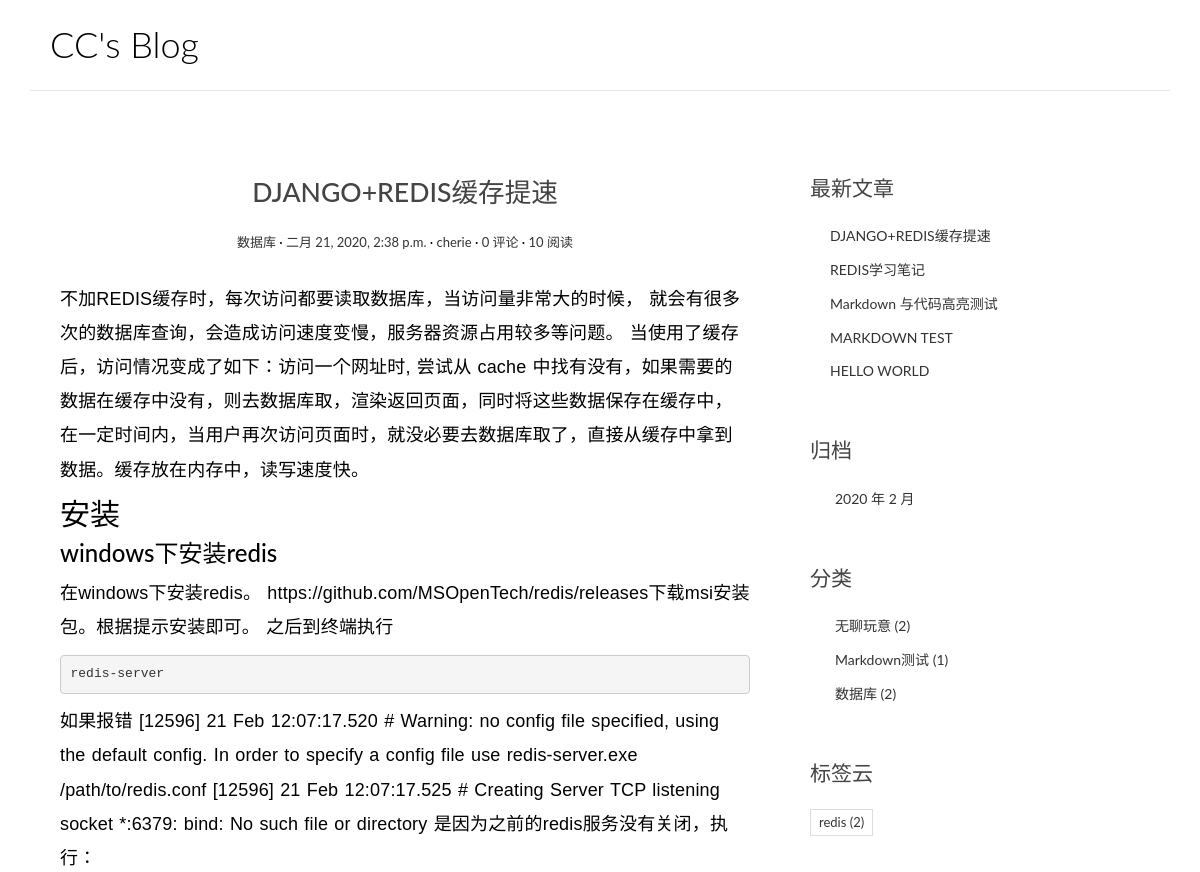
Page /posts/17/ (upper part) on the earlier database version.
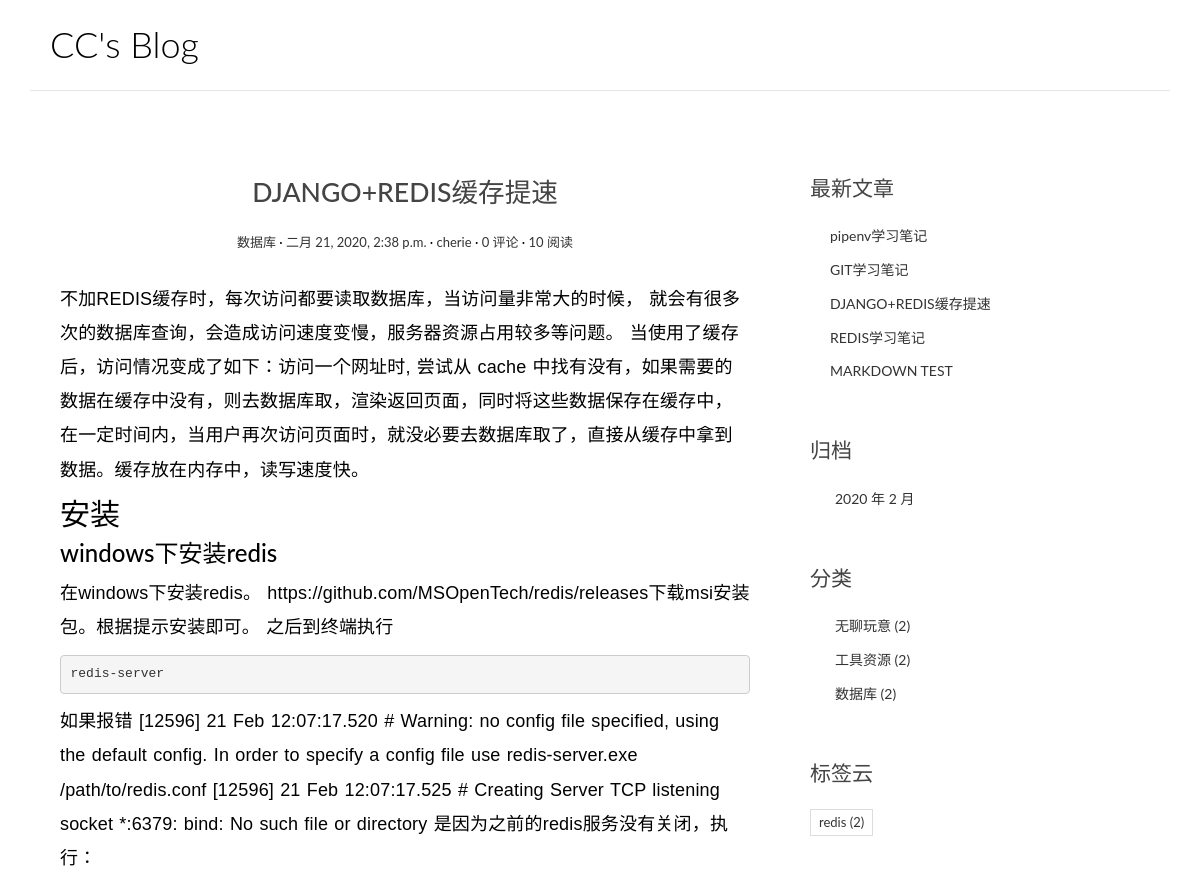
Same page on the later database version.
### blog/models.py (models this page shows, shortened)
class Post(models.Model):
    views = models.PositiveIntegerField(default=0,editable=False)
    title = models.CharField(max_length=70)
    body = models.TextField()
    created_time = models.DateTimeField('创建时间',default = timezone.now)
    modified_time = models.DateTimeField()
    excerpt = models.CharField(max_length=200, blank=True)
    category = models.ForeignKey(Category, on_delete=models.CASCADE)
    tags = models.ManyToManyField(Tag, blank=True)
    author = models.ForeignKey(User, on_delete=models.CASCADE)
    def save(self,*args,**kwargs):
        self.modified_time = timezone.now()
        if self.excerpt == '':
            md = markdown.Markdown(extensions=[
                'markdown.extensions.extra',
                'markdown.extensions.codehilite',
            ])
            self.excerpt = strip_tags(md.convert(self.body))[:54]
        else:
            self.excerpt = self.excerpt
        super().save(*args,**kwargs)
    def get_absolute_url(self):
        return reverse('blog:detail',kwargs={'pk':self.pk})
    class Meta:
        verbose_name = '文章'
        verbose_name_plural = verbose_name
        ordering = ['-created_time','-modified_time']
    def increase_views(self):
        self.views += 1
        self.save(update_fields=['views'])  #将+1之后的值存到数据库，update_fields限定更新的字段

class Category(models.Model):
    name = models.CharField(max_length=100)

class Tag(models.Model):                             #标签类
    name = models.CharField(max_length=100)

### blog/views.py (the view)
# urls.py: path('posts/<int:pk>/',views.detail,name = 'detail'),
def detail(request,pk):
    post = get_object_or_404(Post, pk=pk)
    post.increase_views() # 阅读量+1
    post.body = markdown.markdown(post.body,
                                    extensions=[
                                    'markdown.extensions.extra',
                                    'markdown.extensions.codehilite',
                                    'markdown.extensions.toc',
                                    TocExtension(slugify = slugify)
                                  ])
    return render(request, 'blog/detail.html', context={'post':post})

### blog/templatetags/blog_extras.py (called while the page is built)
@register.inclusion_tag('blog/inclusions/_recent_posts.html', takes_context=True)
def show_recent_posts(context, num=5):
    return {
        'recent_post_list': Post.objects.all().order_by('-created_time')[:num],
    }

@register.inclusion_tag('blog/inclusions/_archives.html', takes_context=True)
def show_archives(context):
    return {
        'date_list': Post.objects.dates('created_time', 'month', order='DESC'),
    }

@register.inclusion_tag('blog/inclusions/_categories.html', takes_context=True)
def show_categories(context):
    category_list = Category.objects.annotate(num_posts=Count('post')).filter(num_posts__gt=0)
    return {
        'category_list': category_list,
    }

@register.inclusion_tag('blog/inclusions/_tags.html', takes_context=True)
def show_tags(context):
    tag_list = Tag.objects.annotate(num_posts=Count('post')).filter(num_posts__gt=0)
    return {
        'tag_list': tag_list,
    }

### comments/templatetags/comments_extras.py (called while the page is built)
@register.inclusion_tag('comments/inclusions/_form.html', takes_context=True)
def show_comment_form(context, post, form=None):
    if form is None:
        form = CommentForm()
    return {
        'form': form,
        'post': post,
    }

### templates/blog/detail.html (shortened to what this page needs)
{% extends 'base.html' %}
{% load comments_extras %}
{% block main %}
<article class="post post-{{ post.pk }}">
        <header class="entry-header">
          <h1 class="entry-title">{{ post.title }}</h1>
          <div class="entry-meta">
            <span class="post-category"><a href="{% url 'blog:category' post.category.pk %}">{{ post.category.name }}</a></span>
            <span class="post-date"><a href="#"><time class="entry-date"
                                                      datetime="{{ post.created_time }}">{{ post.created_time }}</time></a></span>
            <span class="post-author"><a href="#">{{ post.author }}</a></span>
            <span class="comments-link"><a href="#comment-area">{{ post.comment_set.count }} 评论</a></span>
            <span class="views-count"><a href="#">{{ post.views }} 阅读</a></span>
          </div>
        </header>
        <div class="entry-content clearfix">
          {{ post.body|safe }}
        </div>
      </article>
{% endblock main %}

### templates/blog/inclusions/_recent_posts.html
<div class="widget widget-recent-posts">
        <h3 class="widget-title">最新文章</h3>
        <ul>
          {% for post in recent_post_list %}
            <li>
              <a href="{{ post.get_absolute_url }}">{{ post.title }}</a>
            </li>
          {% empty %}
            暂无文章！
          {% endfor %}
        </ul>
</div>

### templates/blog/inclusions/_categories.html
<div class="widget widget-category">
        <h3 class="widget-title">分类</h3>
        <ul>
          {% for category in category_list %}
            <li>
              <a href="{% url 'blog:category' category.pk %}">{{ category.name }} <span class="post-count">({{ category.num_posts }})</span></a>
            </li>
          {% empty %}
            暂无分类！
          {% endfor %}
        </ul>
</div>

### templates/blog/inclusions/_tags.html
<div class="widget widget-tag-cloud">
        <h3 class="widget-title">标签云</h3>
        <ul>
          {% for tag in tag_list %}
            <li>
              <a href="{% url 'blog:tag' tag.pk %}">{{ tag.name }} <span class="post-count"> ({{ tag.num_posts }})</span></a>
            </li>
          {% empty %}
            暂无标签！
          {% endfor %}
        </ul>
</div>

Differences in the rows shown:
removed Post: title "Markdown 与代码高亮测试"
no longer on this page (row unchanged): Post: title "HELLO WORLD"
no longer on this page (row unchanged): Category: name "Markdown测试", num_posts "1"
added Post: title "pipenv学习笔记"
added Post: title "GIT学习笔记"
now on this page (row unchanged): Category: name "工具资源", num_posts "2"
